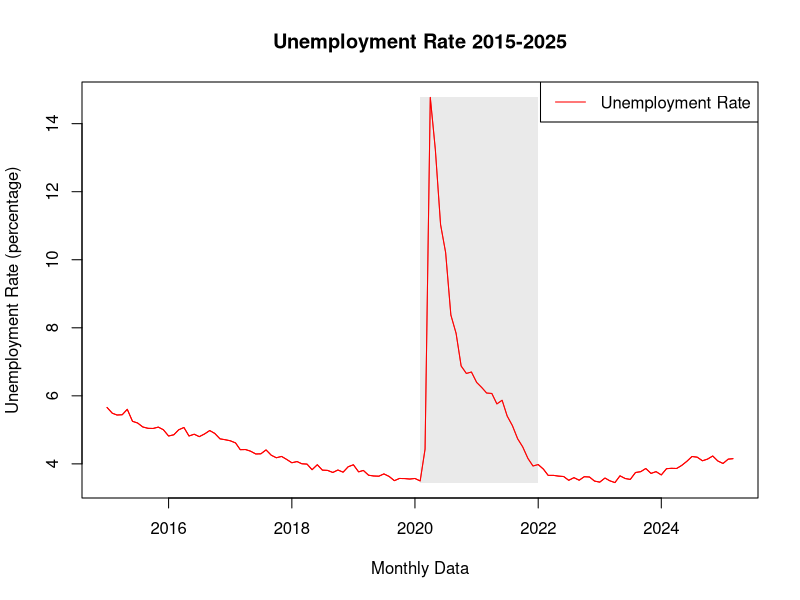
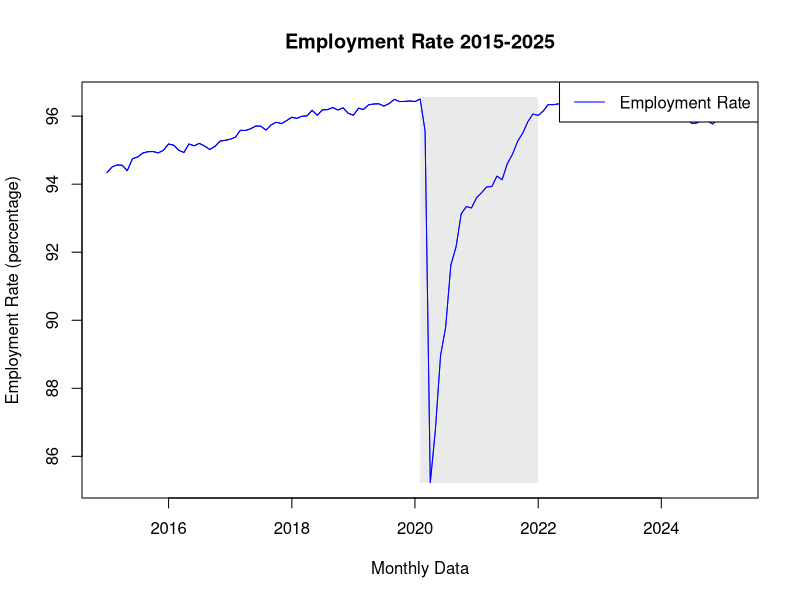
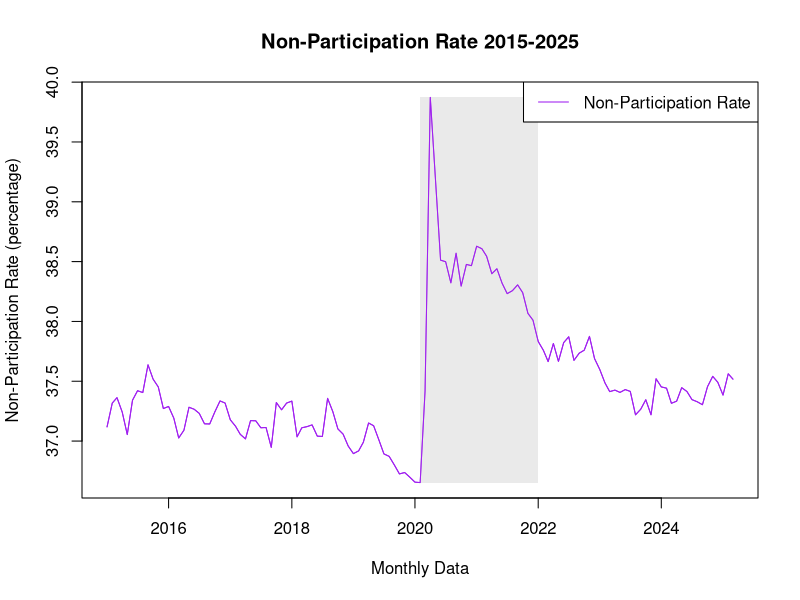
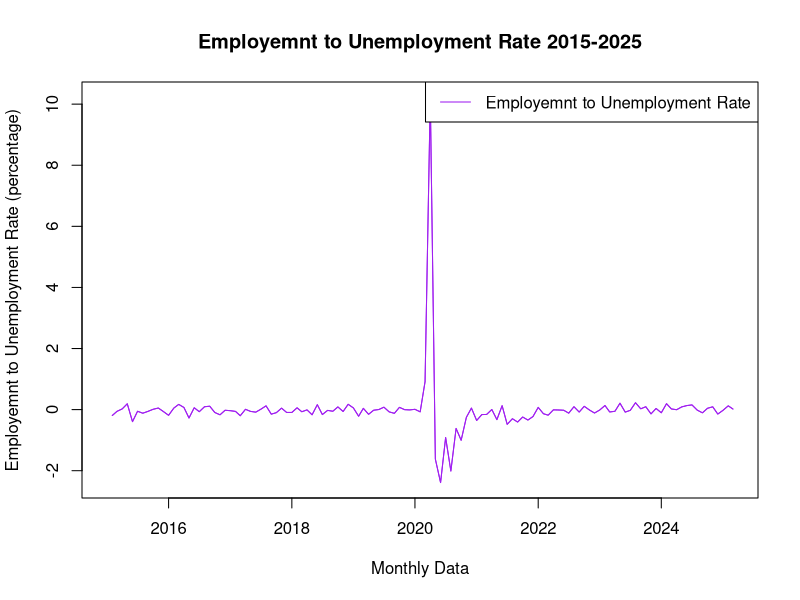
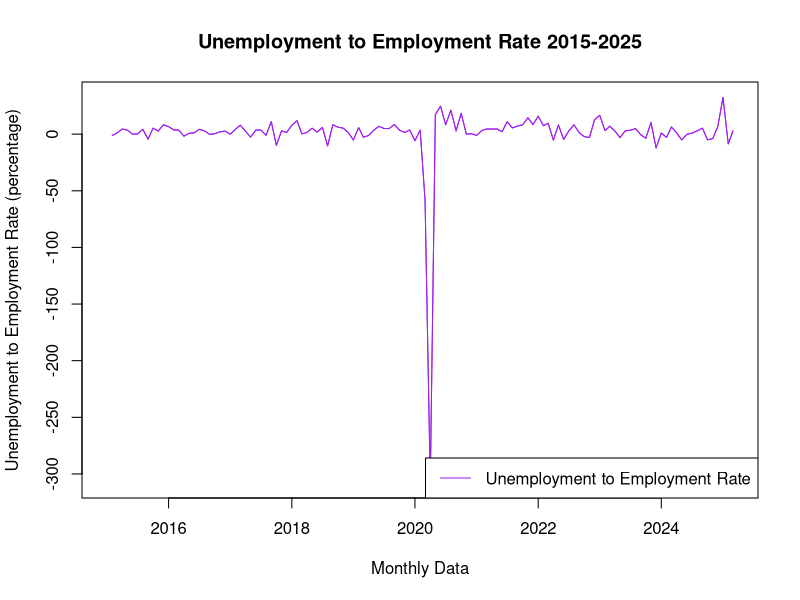
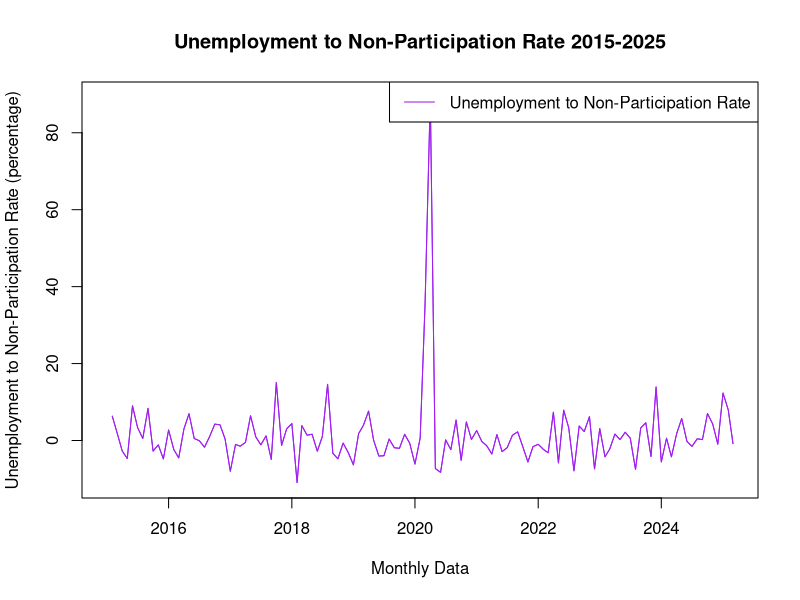
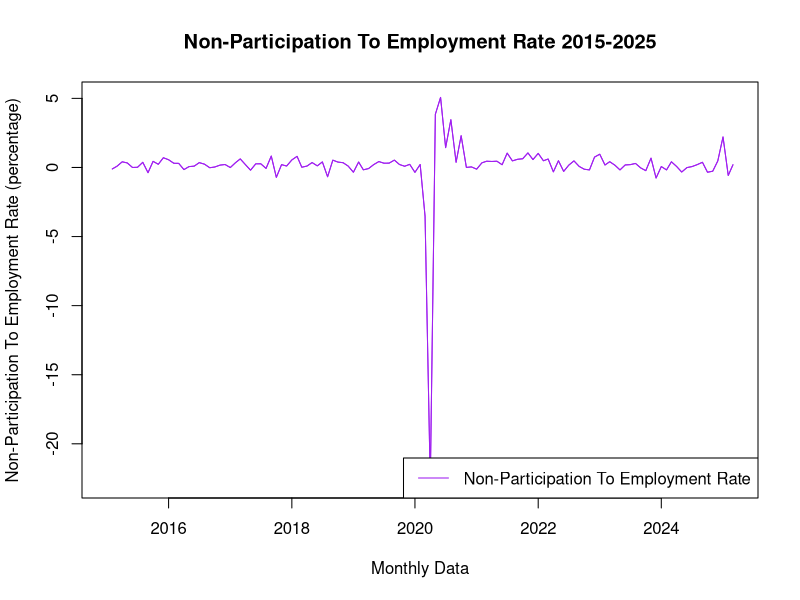
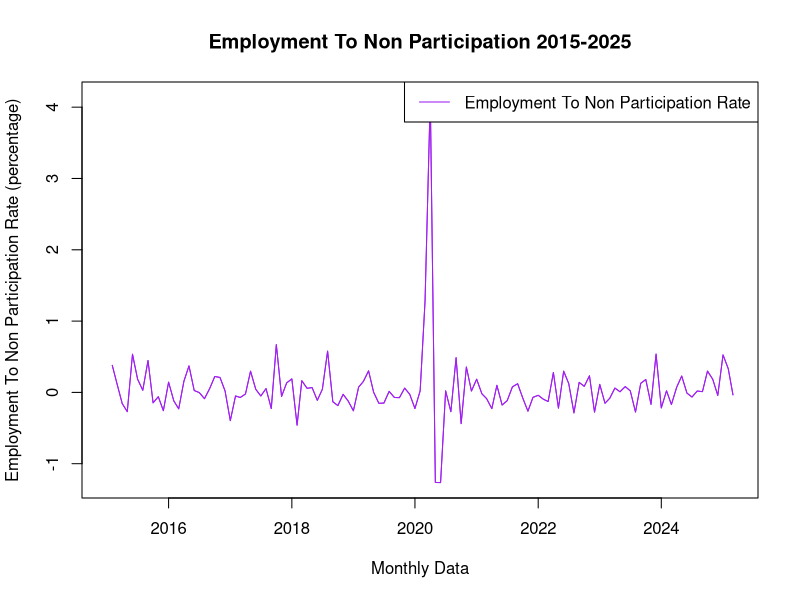

Write R code to recreate these figures, in order.
install.packages("stringr")
library(stringr)
library(dplyr)
library(lubridate)
library(ggplot2)

data <- read.csv("Macro Hw4.csv")


data <- data %>%
  mutate(Unemployment_Rate = (Unemployment / (Employment + Unemployment)) * 100) %>%
  mutate(Employment_Rate = (Employment / (Employment + Unemployment))* 100) %>%
  mutate(Non_Participation_Rate = (Not.in.the.Work.Force /(Employment + Unemployment + Not.in.the.Work.Force))* 100)

data <- data %>%
  mutate( new_date = ymd(paste(Year, str_remove(Period, "M"), "01", sep = "-")))

# Assuming your data frame is named 'data' and has columns 'new_date' and 'Unemployment_Rate'

plot(data$new_date, data$Unemployment_Rate, 
     type = "l", col = "red", 
     main = "Unemployment Rate 2015-2025", 
     xlab = "Monthly Data", ylab = "Unemployment Rate (percentage)")

# Define the shading region
start_shade <- ymd("2020-02-01")
end_shade <- ymd("2022-01-01")

# Find the x-axis limits for the shaded region
x_shade_left <- min(data$new_date[data$new_date >= start_shade])
x_shade_right <- max(data$new_date[data$new_date <= end_shade])

# Shading
rect(xleft = x_shade_left, 
     xright = x_shade_right, 
     ybottom = min(data$Unemployment_Rate), 
     ytop = max(data$Unemployment_Rate), 
     col = rgb(0.8, 0.8, 0.8, 0.4), # Light gray with transparency
     border = NA) # No border

# Replot the line on top of the shading
lines(data$new_date, data$Unemployment_Rate, col = "red")

#Add a legend.
legend("topright", legend = "Unemployment Rate", col = "red", lty = 1)

#plot 2 Employment

plot(data$new_date, data$Employment_Rate, 
     type = "l", col = "blue", 
     main = "Employment Rate 2015-2025", 
     xlab = "Monthly Data", ylab = "Employment Rate (percentage)")
rect(xleft = x_shade_left, 
     xright = x_shade_right, 
     ybottom = min(data$Employment_Rate), 
     ytop = max(data$Employment_Rate), 
     col = rgb(0.8, 0.8, 0.8, 0.4), # Light gray with transparency
     border = NA)
lines(data$new_date, data$Employment_Rate, col = "blue")

#Add a legend.
legend("topright", legend = "Employment Rate", col = "blue", lty = 1)

# Plot 3 participation rate

plot(data$new_date, data$Non_Participation_Rate, 
     type = "l", col = "purple", 
     main = "Non-Participation Rate 2015-2025", 
     xlab = "Monthly Data", ylab = "Non-Participation Rate (percentage)")
rect(xleft = x_shade_left, 
     xright = x_shade_right, 
     ybottom = min(data$Non_Participation_Rate), 
     ytop = max(data$Non_Participation_Rate), 
     col = rgb(0.8, 0.8, 0.8, 0.4), # Light gray with transparency
     border = NA)
lines(data$new_date, data$Non_Participation_Rate, col = "purple")

#Add a legend.
legend("topright", legend = "Non-Participation Rate", col = "purple", lty = 1)






data <- data %>%
  mutate(
    employed_lag = lag(Employment),
    unemployed_lag = lag(Unemployment),
    notinlabor_lag = lag(Not.in.the.Work.Force),
    Labor_Force = Unemployment + Employment,
    laborforce_lag = lag(Labor_Force)
  )

data <- data %>%
  mutate(emp_to_uemp =  ifelse(employed_lag > 0,
                               Unemployment - unemployed_lag, NA), 
         unemp_to_emp = ifelse(employed_lag > 0,
                               Employment - employed_lag, NA),
         nonpar_to_par = ifelse(notinlabor_lag > 0,
                                Not.in.the.Work.Force-notinlabor_lag, NA),
         nonpar_to_uemp = ifelse(notinlabor_lag > 0,
                                 Unemployment - unemployed_lag, NA),
         nonpar_to_emp = ifelse(notinlabor_lag > 0,
                                Employment - employed_lag, NA),
         unempr_to_nonpar = ifelse(unemployed_lag > 0,
                                   Not.in.the.Work.Force-notinlabor_lag, NA),
         empr_to_nonpar = ifelse(employed_lag > 0,
                                   Not.in.the.Work.Force-notinlabor_lag, NA)
  
  )

data <- data %>%
  mutate(emp_to_unemp_rate = ((emp_to_uemp / employed_lag) * 100)) %>%
  mutate(unemp_to_emp_rate = ((unemp_to_emp / unemployed_lag) * 100)) %>%
  mutate(nonpar_to_par_rate = ((nonpar_to_par / notinlabor_lag) * 100)) %>%
  mutate(nonpar_to_uemp_rate = ((nonpar_to_uemp / notinlabor_lag) * 100)) %>%
  mutate(nonpar_to_emp_rate = ((nonpar_to_emp / notinlabor_lag) * 100)) %>%
  mutate(unempr_to_nonpar_rate = ((unempr_to_nonpar / unemployed_lag) * 100)) %>%
mutate(empr_to_nonpar_rate = ((unempr_to_nonpar / employed_lag) * 100))
  
#Plot 4 Employemnt to Unemployment Rate

plot(data$new_date, data$emp_to_unemp_rate, 
     type = "l", col = "purple", 
     main = "Employemnt to Unemployment Rate 2015-2025", 
     xlab = "Monthly Data", ylab = "Employemnt to Unemployment Rate (percentage)")
rect(xleft = x_shade_left, 
     xright = x_shade_right, 
     ybottom = min(data$emp_to_unemp_rate), 
     ytop = max(data$emp_to_unemp_rate), 
     col = rgb(0.8, 0.8, 0.8, 0.4), # Light gray with transparency
     border = NA)
lines(data$new_date, data$emp_to_unemp_rate, col = "purple")

#Add a legend.
legend("topright", legend = "Employemnt to Unemployment Rate", col = "purple", lty = 1)

# Plot 5 Unemployment to Employment 

plot(data$new_date, data$unemp_to_emp_rate, 
     type = "l", col = "purple", 
     main = "Unemployment to Employment Rate 2015-2025", 
     xlab = "Monthly Data", ylab = "Unemployment to Employment Rate (percentage)")
rect(xleft = x_shade_left, 
     xright = x_shade_right, 
     ybottom = min(data$unemp_to_emp_rate), 
     ytop = max(data$unemp_to_emp_rate), 
     col = rgb(0.8, 0.8, 0.8, 0.4), # Light gray with transparency
     border = NA)
lines(data$new_date, data$unemp_to_emp_rate, col = "purple")
legend("bottomright", legend = "Unemployment to Employment Rate", col = "purple", lty = 1)


# Plot 6 Unemployment to Non-Participation Rate

plot(data$new_date, data$unempr_to_nonpar_rate, 
     type = "l", col = "purple", 
     main = "Unemployment to Non-Participation Rate 2015-2025", 
     xlab = "Monthly Data", ylab = "Unemployment to Non-Participation Rate (percentage)")
rect(xleft = x_shade_left, 
     xright = x_shade_right, 
     ybottom = min(data$unempr_to_nonpar_rate), 
     ytop = max(data$unempr_to_nonpar_rate), 
     col = rgb(0.8, 0.8, 0.8, 0.4), # Light gray with transparency
     border = NA)
lines(data$new_date, data$unempr_to_nonpar_rate, col = "purple")
legend("topright", legend = "Unemployment to Non-Participation Rate", col = "purple", lty = 1)


# Plot 7 Non-Participation To Employment Rate

plot(data$new_date, data$nonpar_to_emp_rate, 
     type = "l", col = "purple", 
     main = "Non-Participation To Employment Rate 2015-2025", 
     xlab = "Monthly Data", ylab = "Non-Participation To Employment Rate (percentage)")
rect(xleft = x_shade_left, 
     xright = x_shade_right, 
     ybottom = min(data$nonpar_to_emp_rate), 
     ytop = max(data$nonpar_to_emp_rate), 
     col = rgb(0.8, 0.8, 0.8, 0.4), # Light gray with transparency
     border = NA)
lines(data$new_date, data$nonpar_to_emp_rate, col = "purple")
legend("bottomright", legend = "Non-Participation To Employment Rate", col = "purple", lty = 1)


# Plot 8 Employment To Non Participation Rate

plot(data$new_date, data$empr_to_nonpar_rate, 
     type = "l", col = "purple", 
     main = "Employment To Non Participation 2015-2025", 
     xlab = "Monthly Data", ylab = "Employment To Non Participation Rate (percentage)")
rect(xleft = x_shade_left, 
     xright = x_shade_right, 
     ybottom = min(data$empr_to_nonpar_rate), 
     ytop = max(data$empr_to_nonpar_rate), 
     col = rgb(0.8, 0.8, 0.8, 0.4), # Light gray with transparency
     border = NA)
lines(data$new_date, data$empr_to_nonpar_rate, col = "purple")
legend("topright", legend = "Employment To Non Participation Rate", col = "purple", lty = 1)


